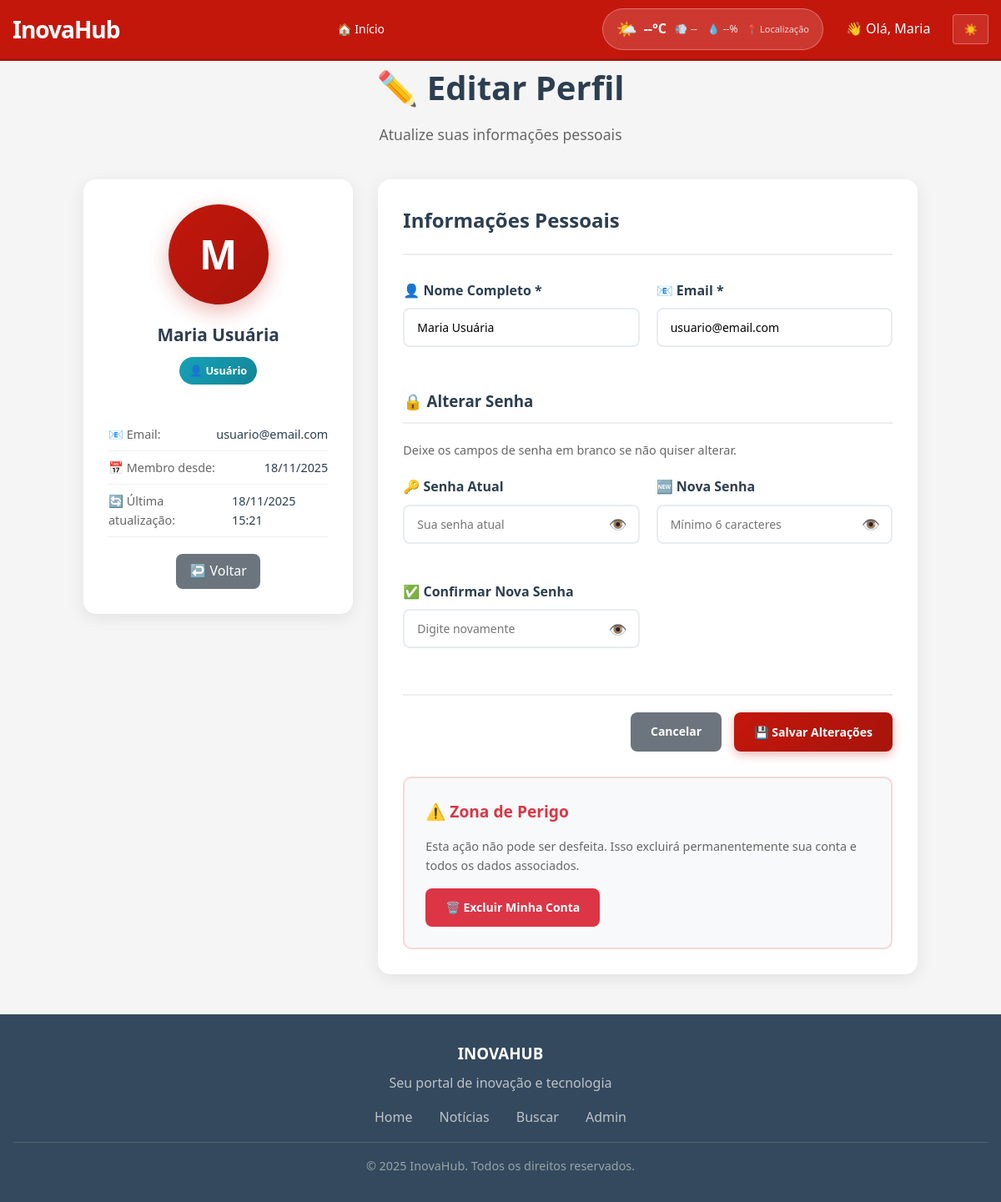
The page /usuario/editar_perfil.php (signed in) on the database as committed earlier.
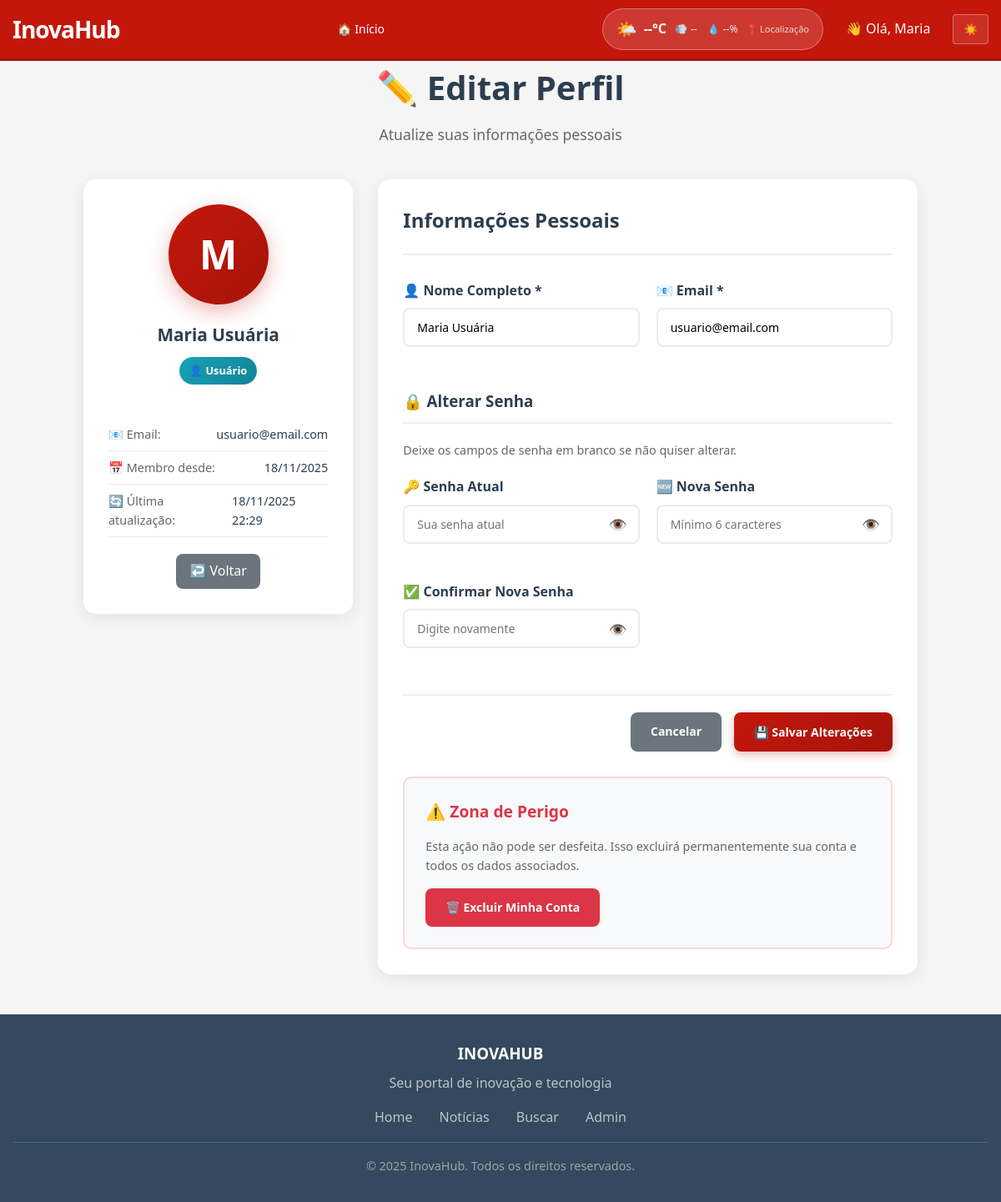
The same page on the database as committed later.
### tables this page shows
CREATE TABLE `usuarios` (
  `id` int(11) NOT NULL,
  `nome` varchar(100) NOT NULL,
  `email` varchar(150) NOT NULL,
  `senha` varchar(255) NOT NULL,
  `avatar` varchar(255) DEFAULT 'avatar.jpg',
  `tipo` enum('admin','editor','usuario') DEFAULT 'usuario',
  `status` enum('ativo','inativo') DEFAULT 'ativo',
  `criado_em` timestamp NOT NULL DEFAULT current_timestamp(),
  `atualizado_em` timestamp NOT NULL DEFAULT current_timestamp() ON UPDATE current_timestamp()
);

### includes/funcoes.php (called while the page is built, shortened)
<?php
function usuarioLogado($pdo)
{
    if (isset($_SESSION['usuario_id'])) {
        $stmt = $pdo->prepare("SELECT * FROM usuarios WHERE id = ?");
        $stmt->execute([$_SESSION['usuario_id']]);
        return $stmt->fetch(PDO::FETCH_ASSOC);
    }
    return false;
}

### usuario/editar_perfil.php (the view, shortened to what the changed rows need)
<?php
require '../includes/conexao.php';
require '../includes/funcoes.php';
?>
<!DOCTYPE html>
<html lang="pt-br">
<head>
</head>
<body>
    <?php include '../includes/header.php'; ?>
    <main class="container">
        <div class="page-header">
            <h1>✏️ Editar Perfil</h1>
        </div>
        <div class="edit-profile">
            <div class="profile-sidebar">
                <div class="user-avatar-large">
                    <?= strtoupper(substr($usuario['nome'], 0, 1)) ?>
                </div>
                <h2><?= htmlspecialchars($usuario['nome']) ?></h2>
                <span class="user-type">
                    <?= $usuario['tipo'] === 'admin' ? '👑 Administrador' : ($usuario['tipo'] === 'editor' ? '✏️ Editor' : '👤 Usuário') ?>
                </span>
                <div class="profile-info">
                    <div class="info-item">
                        <span class="info-label">📧 Email:</span>
                        <span class="info-value"><?= $usuario['email'] ?></span>
                    </div>
                    <div class="info-item">
                        <span class="info-label">📅 Membro desde:</span>
                        <span class="info-value"><?= date('d/m/Y', strtotime($usuario['criado_em'])) ?></span>
                    </div>
                    <div class="info-item">
                        <span class="info-label">🔄 Última atualização:</span>
                        <span class="info-value">
                            <?= $usuario['atualizado_em'] ? date('d/m/Y H:i', strtotime($usuario['atualizado_em'])) : 'Nunca' ?>
                        </span>
                    </div>
                </div>
                <a href="dashboard.php" class="back-btn">↩️ Voltar</a>
            </div>
            <div class="form-section">
                <div class="form-header">
                    <h2>Informações Pessoais</h2>
                </div>
                <form method="POST" action="">
                    <div class="form-grid">
                        <div class="form-group">
                            <label for="nome">👤 Nome Completo *</label>
                            <input type="text"
                                id="nome"
                                name="nome"
                                class="form-control"
                                value="<?= htmlspecialchars($usuario['nome']) ?>"
                                required
                                placeholder="Seu nome completo">
                        </div>
                        <div class="form-group">
                            <label for="email">📧 Email *</label>
                            <input type="email"
                                id="email"
                                name="email"
                                class="form-control"
                                value="<?= htmlspecialchars($usuario['email']) ?>"
                                required
                                placeholder="seu@email.com">
                        </div>
                    </div>
                </form>
            </div>
        </div>
    </main>
    <?php include '../includes/footer.php'; ?>
</body>
</html>

### includes/header.php (shortened to what the changed rows need)
<?php
require_once 'conexao.php';
require_once 'funcoes.php';
$usuario = usuarioLogado($pdo);
?>
<!DOCTYPE html>
<html lang="pt-br">
<head>
</head>
<body>
    <header class="topo">
        <div class="topo-container">
            <div class="logo-area">
                <h1 class="logo">
                    <a href="../index.php">InovaHub</a>
                </h1>
            </div>
            <div class="user-area">
                <?php if ($usuario): ?>
                    <div class="user-menu">
                        <span class="user-greeting">👋 Olá, <?= htmlspecialchars(explode(' ', $usuario['nome'])[0]) ?></span>
                    </div>
                <?php endif; ?>
            </div>
        </div>
    </header>
</body>
</html>

Rows that differ between the two databases and show on the page:
changed usuarios "Maria Usuária": atualizado_em "18/11/2025 15:21" → "18/11/2025 22:29"
